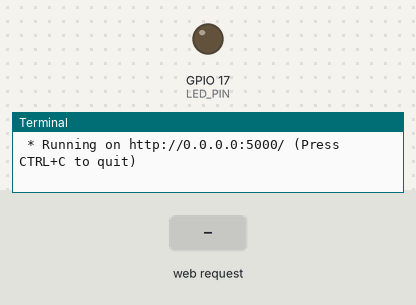
Bench run of a program on a simulated Raspberry Pi (BCM pin numbers). On the bench: output pins drawn as LEDs (lit = HIGH), the last lines printed to the terminal. The test bench sets the inputs (shaded band). The clock reads 2024-03-15 10:24:30 at power-on unless the program sets it.

Above: at 1.2 s.
1.3 s: HTTP request for /on received
At 2.4 s:
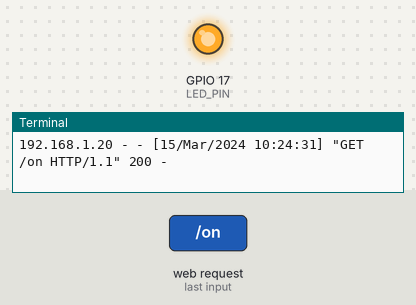
4.3 s: HTTP request for /off received
At 4.6 s:
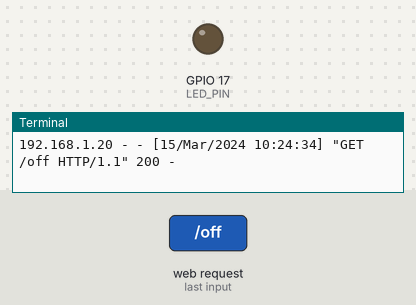
Timing chart, 0 to 7.3 s (numbered marks = the images above; inputs shaded):
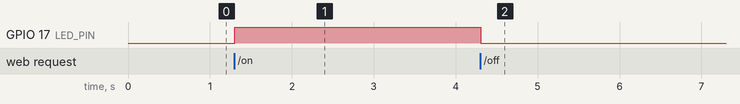

Measured:
- after the input at 1.3 s, GPIO 17 (LED_PIN): LOW → HIGH at once
- after the input at 4.3 s, GPIO 17 (LED_PIN): HIGH → LOW at once

The program:

app.py
```python
from flask import Flask
import RPi.GPIO as GPIO

# Настройки GPIO
LED_PIN = 17
GPIO.setmode(GPIO.BCM)
GPIO.setup(LED_PIN, GPIO.OUT)

# Создание веб-приложения Flask
app = Flask(__name__)

@app.route('/')
def home():
    return '''
    <h1>Управление LED на Raspberry Pi</h1>
    <p><a href="/on"><button>Включить</button></a></p>
    <p><a href="/off"><button>Выключить</button></a></p>
    '''

@app.route('/on')
def turn_on():
    GPIO.output(LED_PIN, GPIO.HIGH)
    return "LED включен! <br><a href='/'>Назад</a>"

@app.route('/off')
def turn_off():
    GPIO.output(LED_PIN, GPIO.LOW)
    return "LED выключен! <br><a href='/'>Назад</a>"

if __name__ == '__main__':
    try:
        app.run(host='0.0.0.0', port=5000)
    finally:
        GPIO.cleanup()  # Очистка GPIO при завершении работы
```
